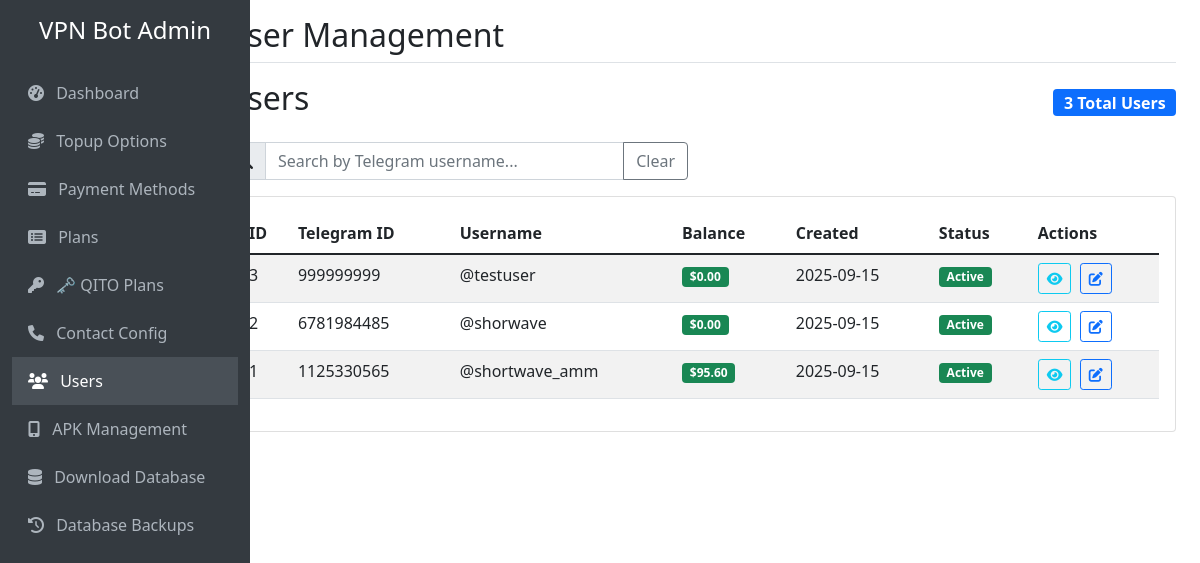
Screenshot of /users with the database file from the repository.
### tables this page shows
CREATE TABLE users (
            id INTEGER PRIMARY KEY AUTOINCREMENT,
            telegram_id INTEGER UNIQUE NOT NULL,
            username TEXT,
            first_name TEXT,
            last_name TEXT,
            balance REAL DEFAULT 0.0,
            created_at TIMESTAMP DEFAULT CURRENT_TIMESTAMP,
            updated_at TIMESTAMP DEFAULT CURRENT_TIMESTAMP
        );

### web_admin.py (the view)
@app.route('/users')
def user_management():
    conn = get_db_connection()
    users = conn.execute('SELECT * FROM users ORDER BY created_at DESC').fetchall()
    conn.close()
    return render_template('user_management.html', users=users)

### web_admin.py (called while the page is built)
def get_db_connection():
    conn = sqlite3.connect(DB_FILE)
    conn.row_factory = sqlite3.Row
    return conn

### templates/user_management.html (shortened to what this page needs)
{% extends "base.html" %}
{% block page_title %}User Management{% endblock %}
{% block content %}
<div class="d-flex justify-content-between align-items-center mb-3">
    <h2>Users</h2>
    <span class="badge bg-primary fs-6" id="userCount">{{ users|length }} Total Users</span>
</div>
<div class="row mb-3">
    <div class="col-md-6">
        <div class="input-group">
            <span class="input-group-text"></span>
            <input type="text" class="form-control" id="userSearch" placeholder="Search by Telegram username...">
            <button class="btn btn-outline-secondary" type="button" id="clearSearch">Clear</button>
        </div>
    </div>
</div>
<div class="card">
    <div class="card-body">
        {% if users %}
            <div class="table-responsive">
                <table class="table table-striped">
                    <thead>
                        <tr>
                            <th>ID</th>
                            <th>Telegram ID</th>
                            <th>Username</th>
                            <th>Balance</th>
                            <th>Created</th>
                            <th>Status</th>
                            <th>Actions</th>
                        </tr>
                    </thead>
                    <tbody id="userTableBody">
                        {% for user in users %}
                        <tr>
                            <td>{{ user.id }}</td>
                            <td>{{ user.telegram_id }}</td>
                            <td>
                                {% if user.username %}
                                    @{{ user.username }}
                                {% else %}
                                    <span class="text-muted">-</span>
                                {% endif %}
                            </td>
                            <td>
                                <span class="badge bg-success">${{ "%.2f"|format(user.balance) }}</span>
                            </td>
                            <td>{{ user.created_at[:10] }}</td>
                            <td>
                                <span class="badge bg-success">Active</span>
                            </td>
                            <td>
                                <button class="btn btn-sm btn-outline-info me-1" onclick="viewUser({{ user.id }})" title="View Details">
                                    <i class="fas fa-eye"></i>
                                </button>
                                <button class="btn btn-sm btn-outline-primary" onclick="editUser({{ user.id }}, {{ user.balance }})" title="Edit Balance">
                                    <i class="fas fa-edit"></i>
                                </button>
                            </td>
                        </tr>
                        {% endfor %}
                    </tbody>
                </table>
            </div>
        {% else %}
            <div class="text-center py-5">
                <i class="fas fa-users fa-3x text-muted mb-3"></i>
                <h5 class="text-muted">No users found</h5>
                <p class="text-muted">Users will appear here when they start using the bot.</p>
            </div>
        {% endif %}
    </div>
</div>
{% endblock %}

### rows the page displays
users: id "3", telegram_id "999999999", username "testuser", balance "0.00", created_at "2025-09-15"
users: id "2", telegram_id "6781984485", username "shorwave", balance "0.00", created_at "2025-09-15"
users: id "1", telegram_id "1125330565", username "shortwave_amm", balance "95.60", created_at "2025-09-15"

### other values shown
{{ users|length }} "3"
